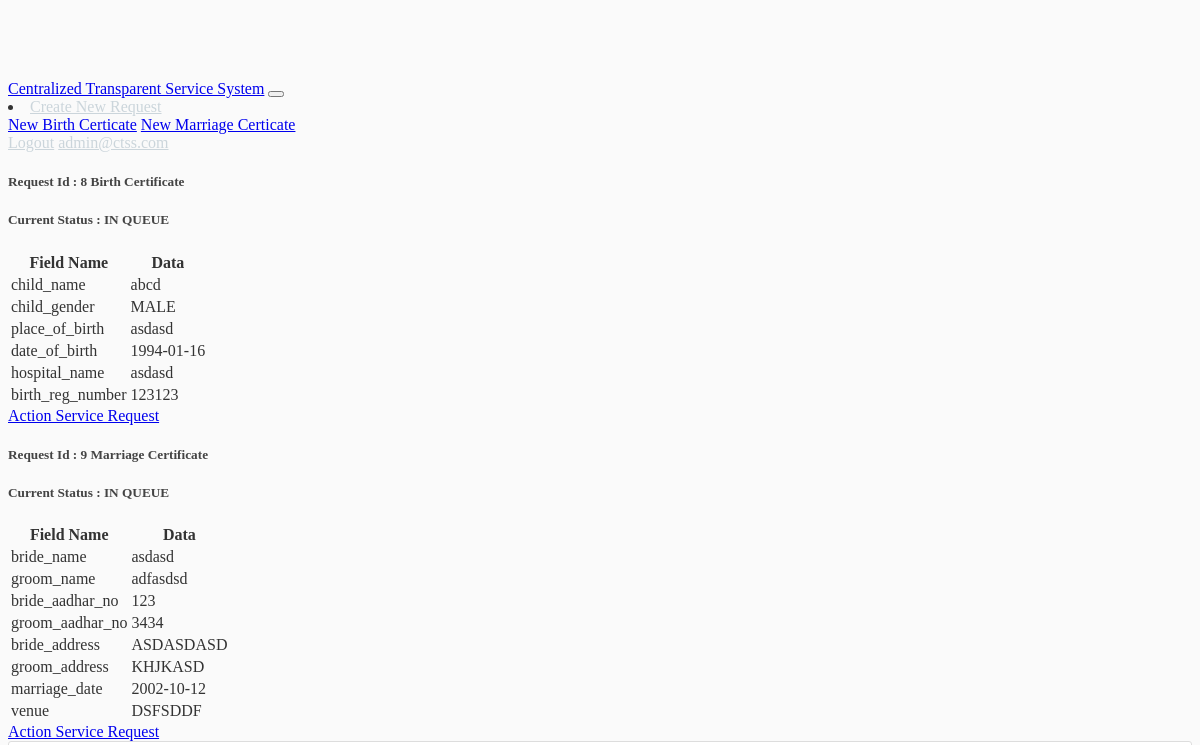
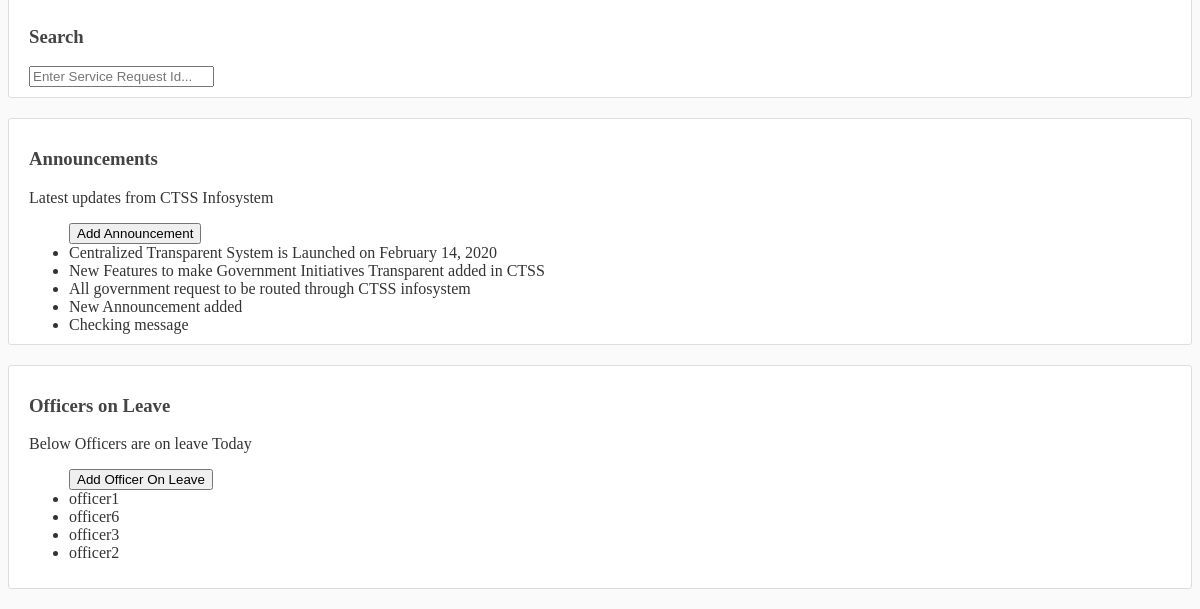
Before: / (signed in) with the older database file (2 pictures, top to bottom).
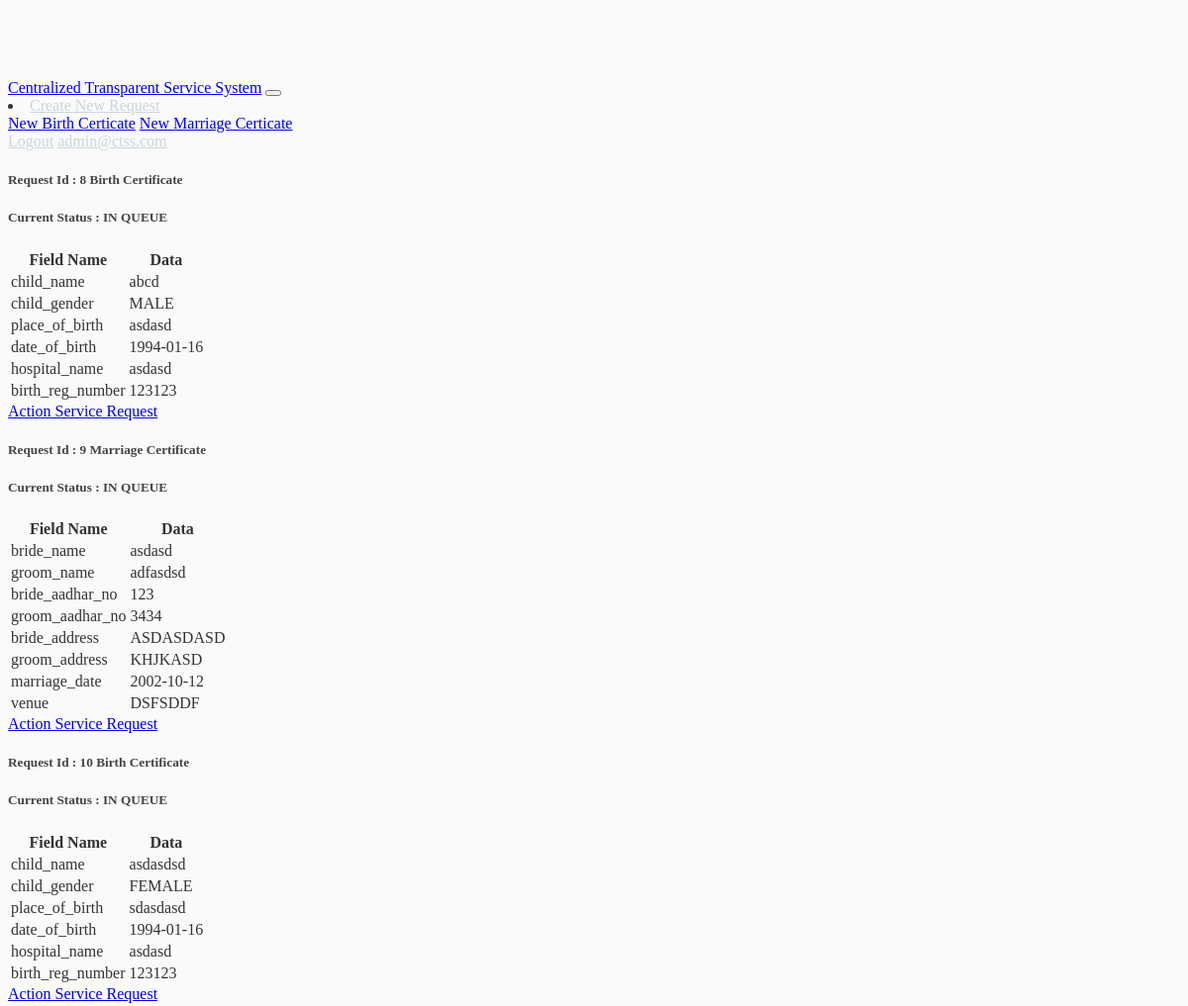
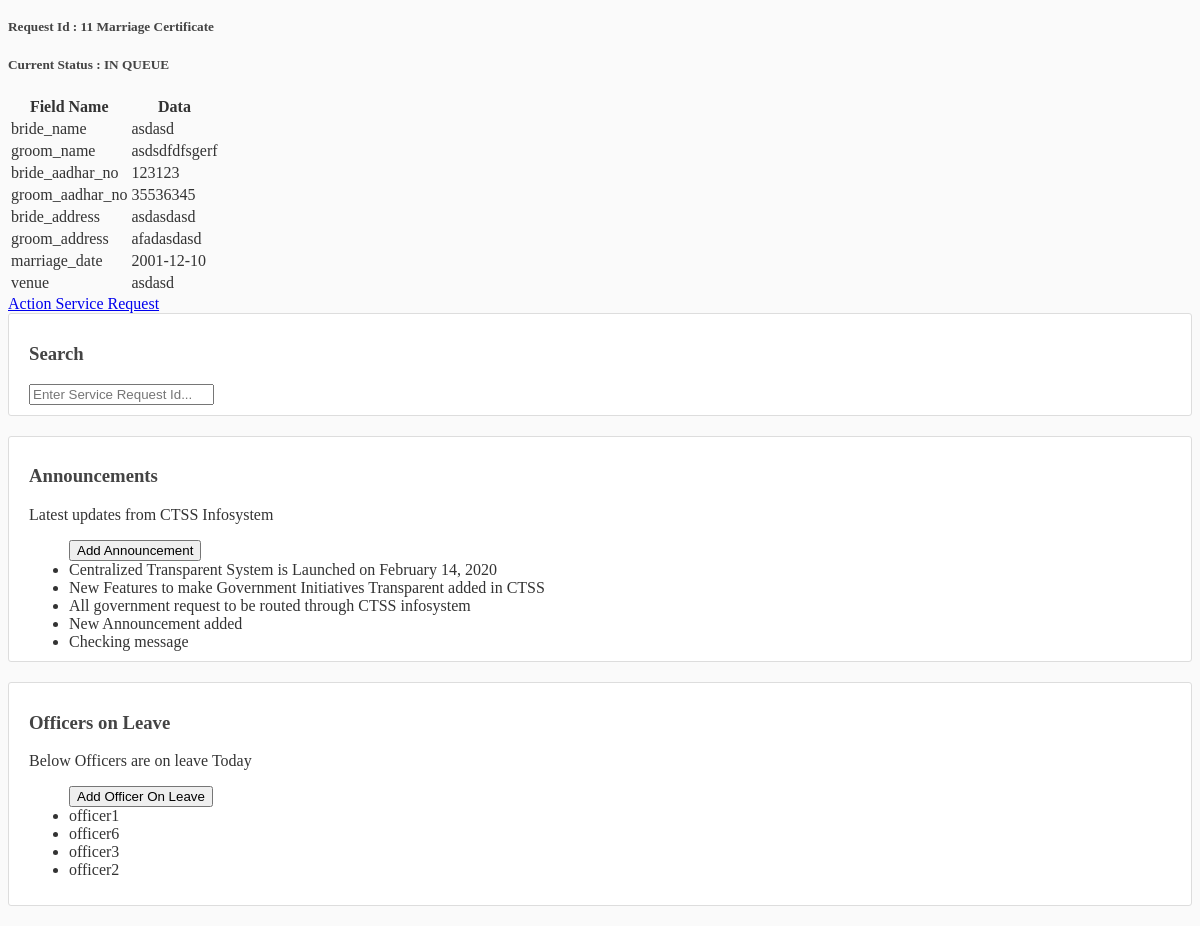
After: the same page with the newer database file (2 pictures, top to bottom).
### allusers/models.py (models this page shows, shortened)
class allUser(AbstractBaseUser, PermissionsMixin):
    username = models.CharField(max_length=100, unique=True)
    first_name = models.CharField(max_length=150, blank=True)
    last_name = models.CharField(max_length=150, blank=True)
    email = models.EmailField(max_length=255, unique=True)
    is_staff = models.BooleanField(default=False)
    is_admin = models.BooleanField(default=False)
    is_public = models.BooleanField(default=True)
    is_superuser = models.BooleanField(default=False)
    date_joined = models.DateTimeField(('date joined'), auto_now_add=True)
    manager = models.ForeignKey('self', null=True, related_name="department_head", on_delete=models.DO_NOTHING, blank=True)
    role = models.CharField(max_length=50, choices=ROLES, default='PUBLIC')
    USERNAME_FIELD = 'email'
    REQUIRED_FIELDS = ['username', ]
    objects = UserManager()

class Announcement(models.Model):
    text = models.CharField('announcement', max_length=255)

class LeaveOfficer(models.Model):
    officer_on_leave = models.ForeignKey(allUser, null=True, related_name="officer_leave", on_delete=models.DO_NOTHING, blank=True)
    def __str__(self):
        return f"{self.officer_on_leave.username }"

### ticket/models.py (models this page shows, shortened)
class ServiceRequest(models.Model):
    owner = models.ForeignKey(allUser, related_name='owner', blank=True, null=True, verbose_name='Owner', on_delete=models.DO_NOTHING)
    description = models.CharField('description', blank=True, null=True, max_length=255)
    category = models.ForeignKey(Category, related_name="category", blank=True, null=True, on_delete=models.DO_NOTHING)
    status = models.CharField('Status', choices=STATUS_CHOICES,
                              max_length=255, blank=True, null=True, default="IN QUEUE")
    closed_date = models.DateTimeField(blank=True, null=True)
    assigned_to = models.ForeignKey(allUser, related_name='assigned_to', blank=True,
                                    null=True, verbose_name='Assigned to', on_delete=models.DO_NOTHING)
    created = models.DateTimeField(auto_now_add=True)
    updated = models.DateTimeField(auto_now=True)
    duedate = models.DateTimeField(null=True, blank=True)
    extra = models.TextField('extra', null=True, blank=True)

### ticket/views.py (the view, shortened to what this page needs)
# urls.py: 2. Add a URL to urlpatterns:  path('', views.home, name='home')
def home(request):
    if request.user.is_authenticated:
        print("Requester Role :", request.user.role)
        if request.user.role == 'ADMIN':
            service_requests = ServiceRequest.objects.all()
        elif request.user.role == 'PUBLIC':
            service_requests = ServiceRequest.objects.filter(owner=request.user)
        else:
            service_requests = ServiceRequest.objects.filter(assigned_to=request.user)
        for service_request in service_requests:
            setattr(service_request, 'data', json.loads(service_request.extra))
        context = {
            'service_requests': service_requests,
            'announcements' : Announcement.objects.all(),
            'leave_officers': LeaveOfficer.objects.all()
        }
    return render(request, 'ticket/home.html', context)

### ticket/templates/ticket/home.html
{% extends "base.html" %}
{% load mathfilters %}
{% block content %}
<div class="container col-sm-12">
<div class="row">
{% for service_request in service_requests %}
        <div class="col-sm-6">
            <div class="card m-2">
                <div class="card-header text-center">
                    <h5><span class="badge badge-pill badge-warning">Request Id : {{ service_request.id }}</span> {{ service_request.description }}</h5>
                </div>
                <div class="card-body text-center">
                    <h5 class="card-title">Current Status : {{service_request.status}}</h5>
                    <table class="table table-striped table-bordered">
                        <thead class="table-primary">
                            <tr>
                                <th scope="col">Field Name </th>
                                <th scope="col">Data</th>
                            </tr>
                        </thead>
                        <tbody>
                            {% for key, value in service_request.data.items %}
                            <tr>
                                <td>{{ key }}</td>
                                <td>{{ value }}</td>
                            </tr>
                            {% endfor %}
                        </tbody>
                    </table>
                     <a href="/ticket/{{ service_request.id }}/" class="btn btn-outline-primary" role="button">Action Service Request</a>
                </div>
            </div>
        </div>
{% endfor %}
</div>
</div>
{% endblock content %}

### allusers/templates/base.html (shortened to what this page needs)
{% load static %}
<!DOCTYPE html>
<html>
<head>
    <link rel="stylesheet"
        href="https://unpkg.com/bootstrap-material-design@4.1.1/dist/css/bootstrap-material-design.min.css"
>
    <link href="//netdna.bootstrapcdn.com/font-awesome/3.2.1/css/font-awesome.css" rel="stylesheet">
    <link rel="stylesheet" type="text/css" href="{% static 'main.css' %}">
</head>
<body>
    <header class="site-header">
        <nav class="navbar navbar-expand-md navbar-dark bg-primary fixed-top">
            <div class="container">
                <a class="navbar-brand mr-4" href="{% url 'home' %}">Centralized Transparent Service System</a>
                <button class="navbar-toggler" type="button" data-toggle="collapse" data-target="#navbarToggle"
                    aria-controls="navbarToggle" aria-expanded="false" aria-label="Toggle navigation">
                </button>
                <div class="collapse navbar-collapse" id="navbarToggle">
                    <div class="navbar-nav ml-auto">
                        <li class="nav-item dropdown">
                            <a class="nav-link dropdown-toggle btn btn-outline-info" href="#" id="navbarDropdown" role="button" data-toggle="dropdown"
                                aria-haspopup="true" aria-expanded="false">
                                Create New Request
                            </a>
                            <div class="dropdown-menu" aria-labelledby="navbarDropdown">
                                <a class="dropdown-item" href="/addbirthcertificate">New Birth Certicate</a>
                                <a class="dropdown-item" href="/addmarriagecertificate">New Marriage Certicate</a>
                            </div>
                        </li>
                    </div>
                    <div class="navbar-nav ml-auto">
                        {% if user.is_authenticated %}
                        <a class="nav-item nav-link" href="{% url 'logout' %}">Logout</a>
                        <a class="nav-item nav-link" href="#"> {{ request.user.email }}</a>
                        {% else %}
                        <a class="nav-item nav-link" href="{% url 'login' %}">Login</a>
                        <a class="nav-item nav-link" href="{% url 'register' %}">Register</a>
                        {% endif %}
                    </div>
                </div>
            </div>
        </nav>
    </header>
    <main role="main" class="container">
        <div class="row">
            <div class="col-md-9">
                {% block content %}
                {% endblock %}
            </div>
            <div class="col-md-3">
                <div class="content-section">
                    <h3>Search </h3>
                    <form action="{% url 'search' %}" method="get">
                        <input name="q" type="number" placeholder="Enter Service Request Id...">
                    </form>
                </div>
                <div class="content-section">
                    <h3>Announcements</h3>
                    <p class='text-muted'> Latest updates from CTSS Infosystem</p>
                        <ul class="list-group list-group-flush">
                        {% if user.role == 'ADMIN'%}
                                <a href="/newannouncement/"><button type="button" class="btn btn-outline-primary mb-1" >Add Announcement</button></a>
                        {% endif %}
                        {% for announcement in announcements %}
                            <li class="list-group-item list-group-item-info m-1">{{ announcement.text }} </li>
                        {% endfor %}
                        </ul>
                </div>
                <div class="content-section">
                    <h3>Officers on Leave</h3>
                    <p class='text-muted'> Below Officers are on leave Today</p>
                        <ul class="list-group list-group-flush">
                        {% if user.role == 'ADMIN'%}
                            <a href="/newleaveofficer/"><button type="button" class="btn btn-outline-primary mb-1">Add Officer On Leave</button></a>
                        {% endif %}
                        {% for officer in leave_officers %}
                            <li class="list-group-item list-group-item-danger m-1">{{ officer }}</li>
                        {% endfor %}
                        </ul>
                </div>
            </div>
        </div>
    </main>
</body>
</html>

### ticket/static/main.css (style rules this page uses)
body { background: #fafafa; color: #333333; margin-top: 5rem; }
h1, h2, h3, h4, h5, h6 { color: #444444; }
ul { margin: 0; }
.site-header .navbar-nav .nav-link { color: #cbd5db; }
.content-section { background: #ffffff; padding: 10px 20px; border: 1px solid #dddddd; border-radius: 3px; margin-bottom: 20px; }

Changed rows visible on the page:
added ServiceRequest: id "10", description "Birth Certificate", status "IN QUEUE", data "child_name" "child_gender" "place_of_birth" "date_of_birth" "hospital_name" "birth_reg_number", data "asdasdsd" "FEMALE" "sdasdasd" "1994-01-16" "asdasd" "123123"
added ServiceRequest: id "11", description "Marriage Certificate", status "IN QUEUE", data "bride_name" "groom_name" "bride_aadhar_no" "groom_aadhar_no" "bride_address" "groom_address" "marriage_date" "venue", data "asdasd" "asdsdfdfsgerf" "123123" "35536345" "asdasdasd" "afadasdasd" "2001-12-10" "asdasd"
